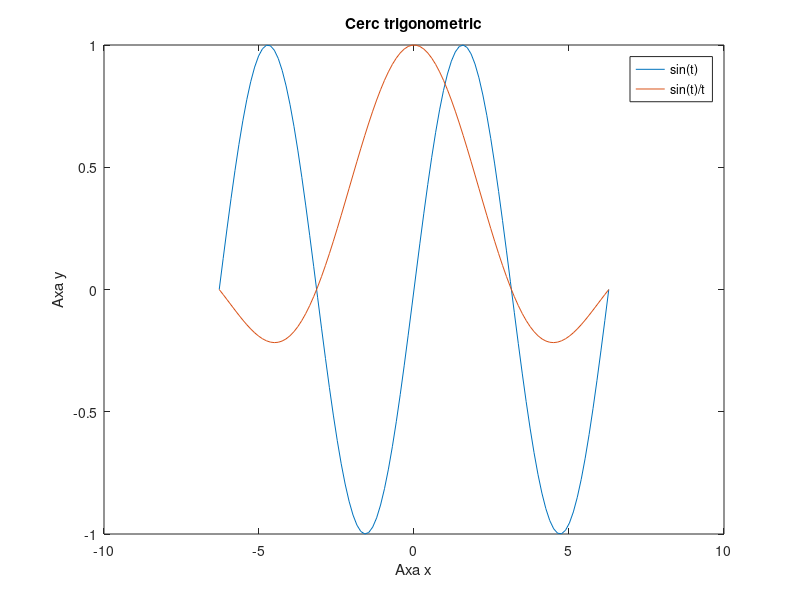

MATLAB code for this plot:
clc; clear all;

t = linspace(-2*pi, 2*pi);

f = sin(t);
g = sin(t)./t;
figure;
plot(t,f);
xlabel("Axa x");
ylabel("Axa y");
title("Cerc trigonometric");

hold on;
plot(t,g);

legend('sin(t)', 'sin(t)/t');